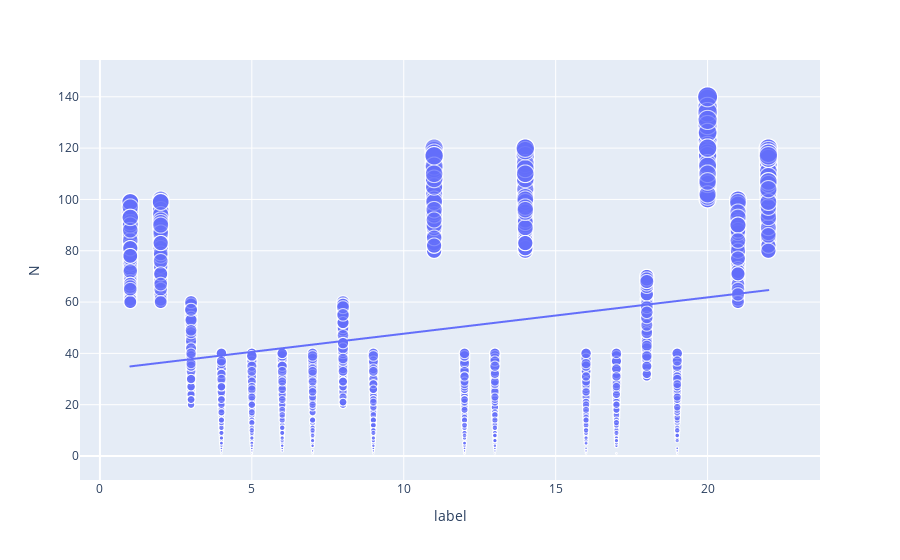

Notebook code cell kept with this figure:
### Code cell
figure =px.scatter(data_frame =data, x="label",y="N",size="N",trendline="ols")
figure.show()

### Figure 1 — Plotly figure (JSON) as saved in the notebook; plotly's stock layout.template omitted (floating-point values rounded to 4 significant figures; data arrays with more than 128 entries replaced by an {"elided": "..."} marker saying what was removed)
{"data": [{"hovertemplate": "label=%{x}<br>N=%{marker.size}<extra></extra>", "legendgroup": "", "marker": {"color": "#636efa", "size": {"elided": "2200 int values"}, "sizemode": "area", "sizeref": 0.35, "symbol": "circle"}, "mode": "markers", "name": "", "showlegend": false, "type": "scattergl", "x": {"elided": "2200 int values"}, "xaxis": "x", "y": {"elided": "2200 int values"}, "yaxis": "y"}, {"hovertemplate": "<b>OLS trendline</b><br>N = 1.41625 * label + 33.5023<br>R<sup>2</sup>=0.066745<br><br>label=%{x}<br>N=%{y} <b>(trend)</b><extra></extra>", "legendgroup": "", "marker": {"color": "#636efa", "symbol": "circle"}, "mode": "lines", "name": "", "showlegend": false, "type": "scattergl", "x": {"elided": "2000 int values"}, "xaxis": "x", "y": {"elided": "2000 float values"}, "yaxis": "y"}], "layout": {"autosize": true, "legend": {"itemsizing": "constant", "tracegroupgap": 0}, "margin": {"t": 60}, "xaxis": {"anchor": "y", "autorange": true, "domain": [0, 1], "range": [-0.5466, 23.58], "title": {"text": "label"}, "type": "linear"}, "yaxis": {"anchor": "x", "autorange": true, "domain": [0, 1], "range": [-10.94, 160.9], "title": {"text": "N"}, "type": "linear"}}}
